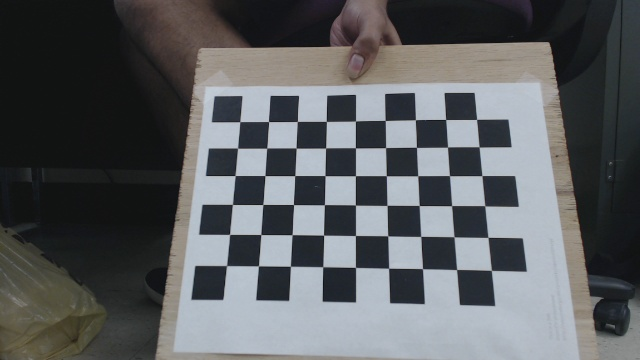
//> input picture StereoRectify/StereoRectify/Images/Left/left1.png, 640 x 360 px
$ ./StereoRectify   (built with g++ and OpenCV 4)
//> lines starting //> are read from the running program, lines starting //| are printed output that depends on the picture
### StereoRectify/StereoRectify/ImageUtils.h
#pragma once

/*
* ImageUtils.h
*  Custom functions for opencv image handling
*  Created on: Dec 03, 2018
*      Author: Aaron Boda
*/

#ifndef IMAGEUTILS_H_
#define IMAGEUTILS_H_

#include "pch.h"

// Functions
void clearImage(cv::Mat &image_data);
bool checkImage(std::string image_name, cv::Mat image_data);

#endif /* IMAGEUTILS_H_ */

### StereoRectify/StereoRectify/Rectifier.h
#pragma once
/*
* Rectifier.h
*  Deals with the Stereo Rectification
*  Created on: Dec 05, 2018
*      Author: Aaron Boda
*/

#include "pch.h"

#ifndef RECTIFIER_H_
#define RECTIFIER_H_

class Rectifier
{
public:
	Rectifier();
	~Rectifier();

	// Attributes


	// Methods

	/** PERFORM STEREO CAMERA RECTIFICATION
	@param K_L, D_L, K_R, D_R Left and Right camera matrix and distortion parameters.
	@param R Rotation Matrix between the left and the right camera coordinate systems.
	@param T Translation Vector between the left and the right cameras.
	@param R_L, R_R Rectification transform (rotation matrix) for the Left and Right camera..
	@param P_L, P_R Projection matrix in the new (rectified) coordinate systems for the Left and Right cameras.
	@param Q Disparity-to-depth mapping matrix .
	@param img_size Image Size.
	*/
	void StereoRectification(cv::Mat& K_L, cv::Mat& D_L, cv::Mat& K_R, cv::Mat& D_R, cv::Mat& R, cv::Vec3d& T,
		cv::Mat& R_L, cv::Mat& R_R, cv::Mat& P_L, cv::Mat& P_R, cv::Mat& Q, cv::Size img_size);

	/** COMPUTES THE UNDISTORTION AND RECTIFICATION TRANSFORMATION MAP
	@param K, D Camera matrix and distortion parameters.
	@param R Rectification transform (rotation matrix) for the camera.
	@param K_NEW New Camera Matrix.
	@param M_X, M_Y Map X and Map Y.
	@param img_size Image Size.
	*/
	void UndistortRectifyMap(cv::Mat& K, cv::Mat& D, cv::Mat& R, cv::Mat& K_NEW, cv::Mat& M_X, cv::Mat& M_Y, cv::Size img_size);

	/** REMAP TRANSFORM SOURCE IMAGE USING THE SPECIFIED MAP
	@param IMG_IN Input (source) Image.
	@param IMG_OUT Output Rectified Image.
	@param M_X, M_Y Map X and Map Y.
	*/
	void Remapper(cv::Mat& IMG_IN, cv::Mat& IMG_OUT, cv::Mat& M_X, cv::Mat& M_Y);

};

#endif /* RECTIFIER_H_ */

### StereoRectify/StereoRectify/MathUtils.h
#pragma once

/*
* MathUtils.h
* Functions for custom math operations
*
*  Created on: Aug 17, 2018
*      Author: Aaron Boda
*/

#ifndef MATHUTILS_H_
#define MATHUTILS_H_

#include "pch.h"

// Functions
cv::Mat SkewMat(cv::Vec3d V);

#endif /* MATHUTILS_H_ */
#pragma once

### StereoRectify/StereoRectify/pch.h
#ifndef PCH_H
#define PCH_H

// TODO: add headers that you want to pre-compile here
#include <stdio.h>
#include <iomanip>
#include <iostream>
#include <fstream>
#include <sstream>
#include <ctime>
#include <vector>
#include <math.h>

#include <opencv2/core/core.hpp>
#include <opencv2/highgui/highgui.hpp>
#include <opencv2/calib3d/calib3d.hpp>
#include <opencv2/imgproc/imgproc.hpp>

#endif //PCH_H

### StereoRectify/StereoRectify/ImageUtils.cpp
/*
* ImageUtils.h
*  Custom functions for opencv image handling
*  Created on: Dec 03, 2018
*      Author: Aaron Boda
*/

#include "pch.h"

using namespace std;
using namespace cv;

void clearImage(Mat &image_data) {
	image_data = cv::Mat::zeros(image_data.size(), image_data.type());
}

bool checkImage(string image_name, Mat image_data) {
	if (!image_data.data)
	{
		cout << " --(!) Error reading image: " << image_name << endl;
		return false;
	}
	else
	{
		return true;
	}
}

### StereoRectify/StereoRectify/Calibrator.cpp
/*
* Calibrator.h
*  Deals with the Mono/Stereo Camera Calibration
*  Created on: Dec 03, 2018
*      Author: Aaron Boda
*/

#include "pch.h"
#include "Calibrator.h"
#include "ImageUtils.h"

using namespace std;
using namespace cv;

Calibrator::Calibrator()
{
	Fun = Mat::zeros(3, 3, CV_64F);
	Ess = Mat::zeros(3, 3, CV_64F);
}

Calibrator::~Calibrator()
{
	Fun.resize(0);
	Ess.resize(0);
}

// Computes Fundamental Matrix and stores it in Class Attribue F
// [25 lines left out: functions FundamentalMatrix, EssentialMatrix, not called in this run]

// Computes intrinsic parameters of camera
void Calibrator::IntrinsicParameters(string img_dir, string img_prefix, int num_imgs, double square_size, int nsquares_height, int nsquares_width, double& Error, Mat& K, Mat& D) {
//> called with img_dir = "Images/Left/", img_prefix = "left", num_imgs = 29, square_size = 0.0242, nsquares_height = 9, nsquares_width = 6
	Mat img;
	string img_name;
	vector<Point2f> corners;
	vector<vector<Point2f>> points;
	vector<vector<Point3f>> object_points;

	Size board_size = Size(nsquares_width, nsquares_height);

	for (int i = 1; i <= num_imgs; i++) {
		// Update Image File Names
		img_name = img_dir + img_prefix + to_string(i) + ".png";

		// Read Stereo Grayscale Images
		img = imread(img_name, IMREAD_GRAYSCALE);
//> img: 360 rows x 640 cols, CV_8UC1; min 14, max 203, mean 92.8

		// Validate input images
		if (!checkImage(img_name, img))
		{
			cout << " --(!) Error reading image. " << endl;
			continue;
		}

		// Check chessboard corner detection
		bool found = findChessboardCorners(img, board_size, corners, CALIB_CB_ADAPTIVE_THRESH | CALIB_CB_FILTER_QUADS);
//> corners = 54 Points (x, y), first 12: [226.6, 265.6], [229.6, 234.4], [232.4, 204.4], [235.1, 175.5], [237.6, 148.1], [239.8, 121.7], [258.4, 265.9], [260.8, 234.5], [262.8, 204.5], [264.9, 175.6], [266.7, 148.2], [268.5, 121.5]; found = true

		// If detection error, skip image pair
		if (!found)
		{
			cout << "Chessboard corner detection error!" << endl;
			cout << "Image Name: " << img_name << "\n\n";
			continue;
		}

		// Find Chessboard Corner Points
		if (found)
		{
			cornerSubPix(img, corners, Size(5, 5), Size(-1, -1), TermCriteria(TermCriteria::EPS | TermCriteria::MAX_ITER, 30, 0.1));
//> corners = 54 Points (x, y), first 12: [226.5, 265.6], [229.6, 234.4], [232.4, 204.4], [235.1, 175.6], [237.6, 148.1], [239.8, 121.7], [258.5, 265.8], [260.8, 234.5], [262.8, 204.5], [264.9, 175.6], [266.7, 148.2], [268.5, 121.6]
			drawChessboardCorners(img, board_size, corners, found);
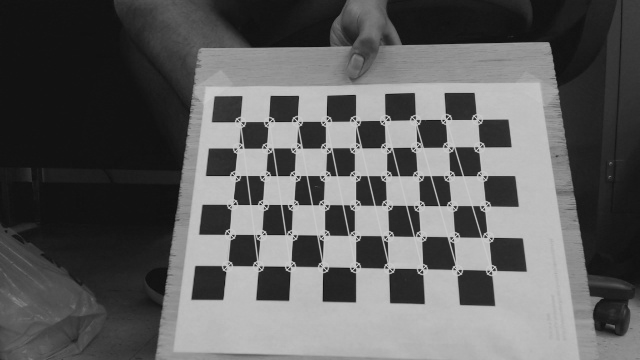
//> img: 360 rows x 640 cols, CV_8UC1; min 14, max 203, mean 95.1
		}

		vector<Point3f> obj;
		for (int i = 0; i < nsquares_height; i++)
		{
			for (int j = 0; j < nsquares_width; j++)
			{
				obj.push_back(Point3f((float)j * (float)square_size, (float)i * (float)square_size, 0));
			}
		}

		if (found) {
			//cout << i << "Found corners!" << endl;
			points.push_back(corners);
//> points = 1 point lists
			object_points.push_back(obj);
		}

		clearImage(img);
//> img: 360 rows x 640 cols, CV_8UC1; every value is 0
	}

	// Compute Intrinsic Parameters
	vector<Mat> rot_vec, trans_vec;
	vector<Point2f> ImagePoints;
//> (the run ends here: the program stops with an error, at `calibrateCamera(object_points, points, img.size(), K, D, rot_vec, tran..`)
